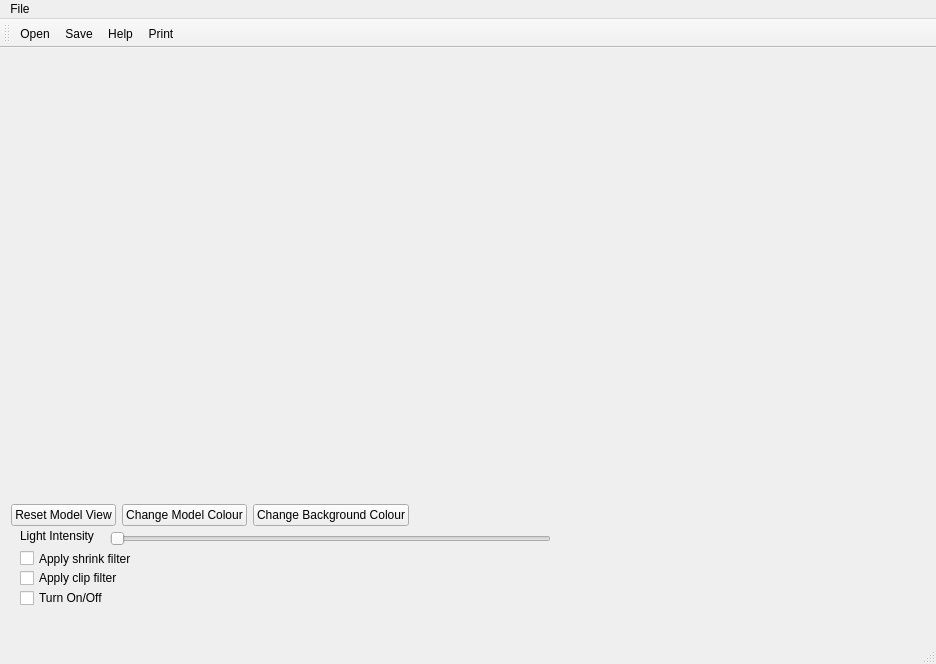
<?xml version="1.0" encoding="UTF-8"?>
<ui version="4.0">
 <class>MainWindow</class>
 <widget class="QMainWindow" name="MainWindow">
  <property name="geometry">
   <rect>
    <x>0</x>
    <y>0</y>
    <width>936</width>
    <height>664</height>
   </rect>
  </property>
  <property name="windowTitle">
   <string>MainWindow</string>
  </property>
  <widget class="QWidget" name="centralwidget">
   <widget class="QWidget" name="layoutWidget">
    <property name="geometry">
     <rect>
      <x>11</x>
      <y>40</y>
      <width>864</width>
      <height>438</height>
     </rect>
    </property>
    <layout class="QVBoxLayout" name="verticalLayout">
     <item>
      <widget class="QVTKOpenGLWidget" name="qvtkWidget" native="true">
       <property name="minimumSize">
        <size>
         <width>600</width>
         <height>400</height>
        </size>
       </property>
      </widget>
     </item>
     <item>
      <layout class="QHBoxLayout" name="horizontalLayout">
       <item>
        <widget class="QPushButton" name="ResetModelView">
         <property name="text">
          <string>Reset Model View</string>
         </property>
        </widget>
       </item>
       <item>
        <widget class="QPushButton" name="ChangeModelColour">
         <property name="text">
          <string>Change Model Colour</string>
         </property>
        </widget>
       </item>
       <item>
        <widget class="QPushButton" name="ChangeBackgroundColour">
         <property name="text">
          <string>Change Background Colour</string>
         </property>
        </widget>
       </item>
       <item>
        <spacer name="horizontalSpacer">
         <property name="orientation">
          <enum>Qt::Horizontal</enum>
         </property>
         <property name="sizeHint" stdset="0">
          <size>
           <width>40</width>
           <height>20</height>
          </size>
         </property>
        </spacer>
       </item>
      </layout>
     </item>
    </layout>
   </widget>
   <widget class="QLabel" name="label">
    <property name="geometry">
     <rect>
      <x>20</x>
      <y>480</y>
      <width>91</width>
      <height>16</height>
     </rect>
    </property>
    <property name="text">
     <string>Light Intensity</string>
    </property>
   </widget>
   <widget class="QSlider" name="horizontalSlider">
    <property name="geometry">
     <rect>
      <x>110</x>
      <y>480</y>
      <width>441</width>
      <height>21</height>
     </rect>
    </property>
    <property name="orientation">
     <enum>Qt::Horizontal</enum>
    </property>
   </widget>
   <widget class="QCheckBox" name="shrinkFilter">
    <property name="geometry">
     <rect>
      <x>20</x>
      <y>500</y>
      <width>131</width>
      <height>21</height>
     </rect>
    </property>
    <property name="text">
     <string>Apply shrink filter</string>
    </property>
   </widget>
   <widget class="QCheckBox" name="clipFilter">
    <property name="geometry">
     <rect>
      <x>20</x>
      <y>520</y>
      <width>121</width>
      <height>20</height>
     </rect>
    </property>
    <property name="text">
     <string>Apply clip filter</string>
    </property>
   </widget>
   <widget class="QCheckBox" name="turnOnOff">
    <property name="geometry">
     <rect>
      <x>20</x>
      <y>540</y>
      <width>101</width>
      <height>20</height>
     </rect>
    </property>
    <property name="text">
     <string>Turn On/Off</string>
    </property>
   </widget>
  </widget>
  <widget class="QMenuBar" name="menubar">
   <property name="geometry">
    <rect>
     <x>0</x>
     <y>0</y>
     <width>936</width>
     <height>26</height>
    </rect>
   </property>
   <widget class="QMenu" name="menuFile">
    <property name="title">
     <string>File</string>
    </property>
    <addaction name="actionFileOpen"/>
    <addaction name="actionFileSave"/>
   </widget>
   <addaction name="menuFile"/>
  </widget>
  <widget class="QStatusBar" name="statusbar"/>
  <widget class="QToolBar" name="toolBar">
   <property name="windowTitle">
    <string>toolBar</string>
   </property>
   <attribute name="toolBarArea">
    <enum>TopToolBarArea</enum>
   </attribute>
   <attribute name="toolBarBreak">
    <bool>false</bool>
   </attribute>
   <addaction name="actionFileOpen"/>
   <addaction name="actionFileSave"/>
   <addaction name="actionHelp"/>
   <addaction name="actionPrint"/>
  </widget>
  <action name="actionFileOpen">
   <property name="icon">
    <iconset resource="Icons/icons.qrc">
     <normaloff>:/Icons/fileopen.png</normaloff>:/Icons/fileopen.png</iconset>
   </property>
   <property name="text">
    <string>Open</string>
   </property>
  </action>
  <action name="actionFileSave">
   <property name="icon">
    <iconset resource="Icons/icons.qrc">
     <normaloff>:/Icons/filesave.png</normaloff>:/Icons/filesave.png</iconset>
   </property>
   <property name="text">
    <string>Save</string>
   </property>
  </action>
  <action name="actionHelp">
   <property name="icon">
    <iconset resource="Icons/icons.qrc">
     <normaloff>:/Icons/help.png</normaloff>:/Icons/help.png</iconset>
   </property>
   <property name="text">
    <string>Help</string>
   </property>
  </action>
  <action name="actionPrint">
   <property name="icon">
    <iconset resource="Icons/icons.qrc">
     <normaloff>:/Icons/print.png</normaloff>:/Icons/print.png</iconset>
   </property>
   <property name="text">
    <string>Print</string>
   </property>
  </action>
 </widget>
 <customwidgets>
  <customwidget>
   <class>QVTKOpenGLWidget</class>
   <extends>QWidget</extends>
   <header>QVTKOpenGLWidget.h</header>
  </customwidget>
 </customwidgets>
 <resources>
  <include location="Icons/icons.qrc"/>
 </resources>
 <connections/>
</ui>
